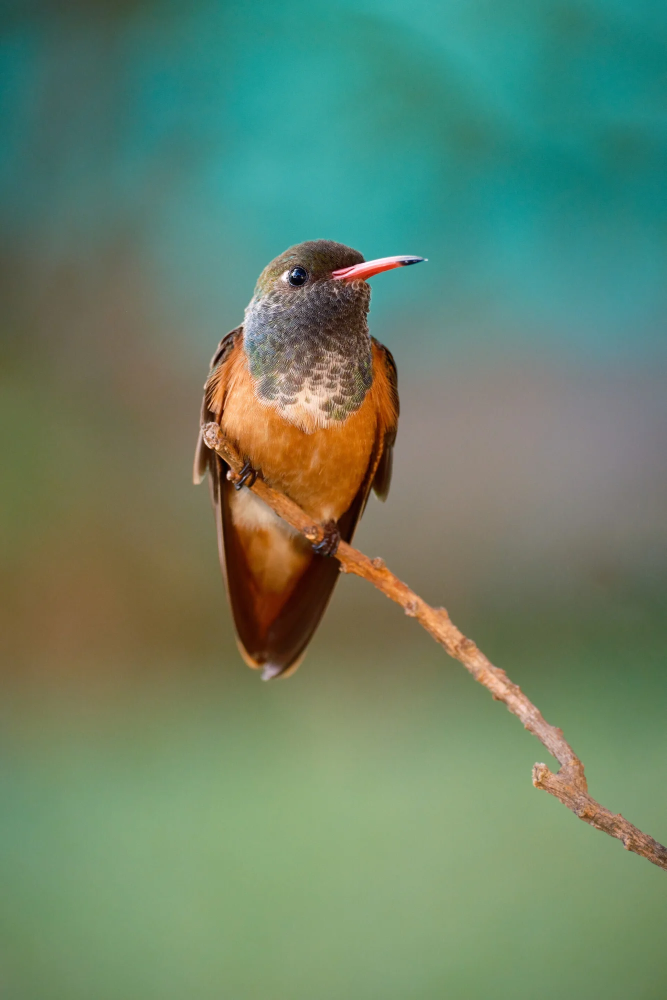
#> input picture bird.png, 1333 x 2000 px (shown at 1/2 size)
$ jupyter execute 'Difference of Gaussians.ipynb'
#> lines starting #> are read from the running program, lines starting #| are printed output that depends on the picture
[cell 1]
import cv2
import matplotlib.pyplot as plt
import numpy as np

[cell 2]
img = cv2.imread("bird.png")
#> img is the input picture: shape (2000, 1333, 3); mean B, G, R 105.7, 131.1, 104.4
img = cv2.cvtColor(img, cv2.COLOR_BGR2GRAY)
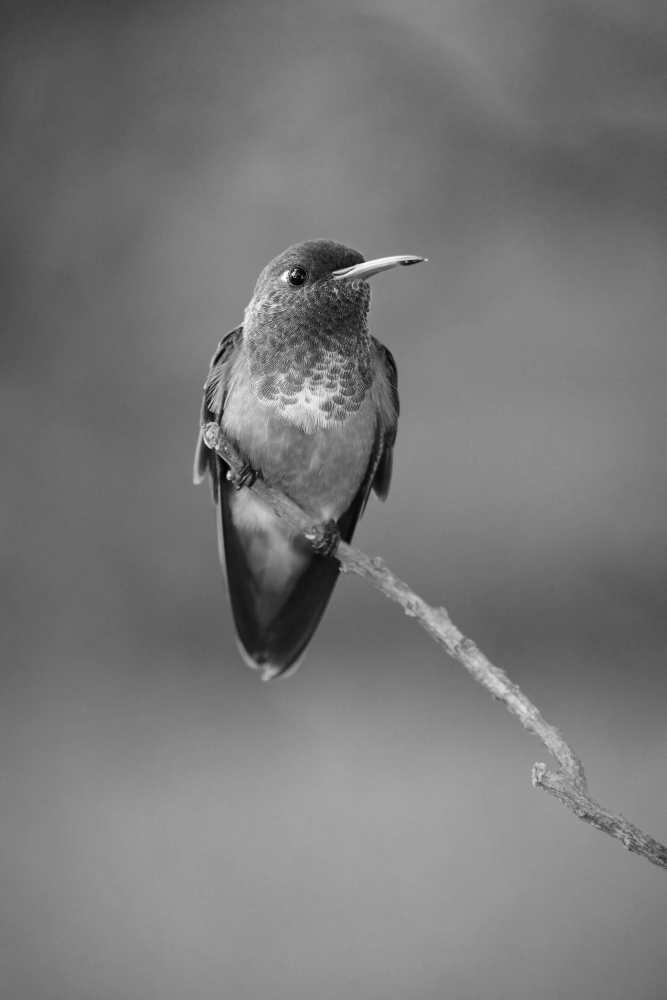
#> img: shape (2000, 1333) (shown at 1/2 size); min 0, max 255, mean 120.2
img = img.astype(np.float32)
img = cv2.resize(img, (224, 224))
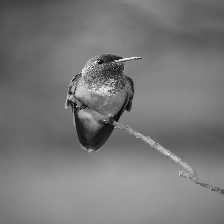
#> img: shape (224, 224) float32; min 3.42, max 251.6, mean 120.2
# output_img = np.zeros_like(img, dtype=np.float32)
output_img1 = img.copy()
output_img2 = img.copy()

[cell 3]
plt.imshow(img)

[cell 4]
# finding DoG of this image
# got these gaussian kernels from gpt nothing too complex

gaussian_sigma_0_8 = np.array([
    [0.0571, 0.1248, 0.0571],
    [0.1248, 0.2725, 0.1248],
    [0.0571, 0.1248, 0.0571]
])

# Gaussian kernel with sigma = 1.2
gaussian_sigma_1_2 = np.array([
    [0.0857, 0.1211, 0.0857],
    [0.1211, 0.1713, 0.1211],
    [0.0857, 0.1211, 0.0857]
])

[cell 5]
kernel_dim = 3
for i in range(kernel_dim//2, img.shape[0] - kernel_dim):
    for j in range(kernel_dim//2, img.shape[1] - kernel_dim):
        img_slice = img[i:i+kernel_dim, j:j+kernel_dim]
        sub = np.sum(gaussian_sigma_1_2 * img_slice)
        output_img1[i+kernel_dim//2, j+kernel_dim//2] = sub

[cell 6]
plt.imshow(output_img1)

[cell 7]
kernel_dim = 3
for i in range(kernel_dim//2, img.shape[0] - kernel_dim):
    for j in range(kernel_dim//2, img.shape[1] - kernel_dim):
        img_slice = img[i:i+kernel_dim, j:j+kernel_dim]
        sub = np.sum(gaussian_sigma_0_8 * img_slice)
        output_img1[i+kernel_dim//2, j+kernel_dim//2] = sub

[cell 8]
plt.imshow(output_img2)

[cell 9]
DoG = output_img2 - output_img1
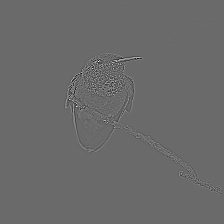
#> DoG: shape (224, 224) float32; min -85.99, max 119.5, mean 0; drawn with min black and max white

$ run again, with im0.png copied over bird.png
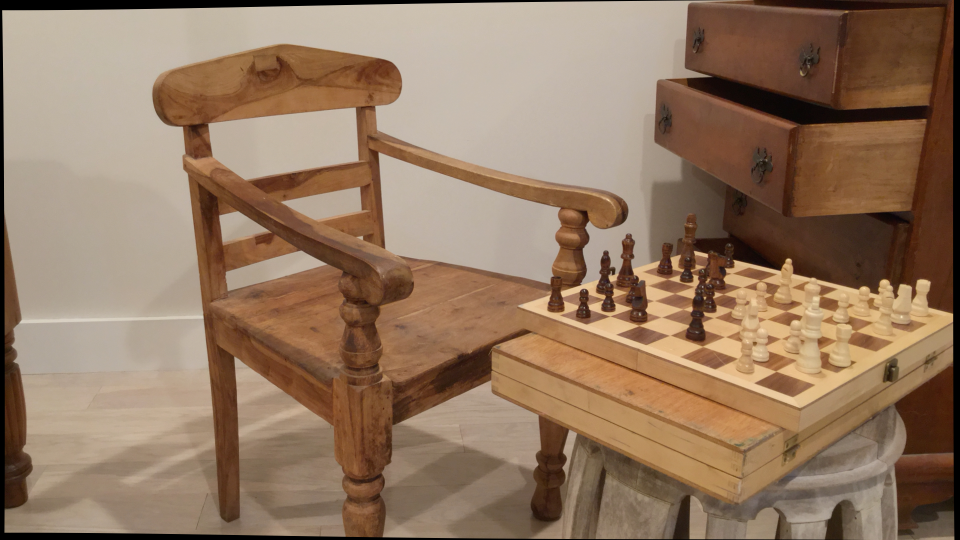
#> input picture im0.png, 1920 x 1080 px (shown at 1/2 size)
#> img is the input picture: shape (1080, 1920, 3); mean B, G, R 96.9, 120, 146.9
#> after the loop `for i in range(kernel_dim//2, img.shape[0] - kernel_dim):`:
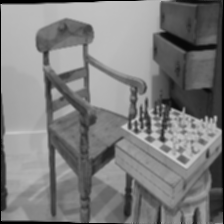
#> output_img1: shape (224, 224) float32; min 0, max 204.9, mean 125
#> `DoG = output_img2 - output_img1`:
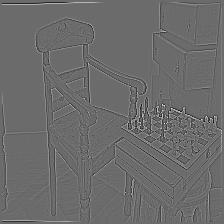
#> DoG: shape (224, 224) float32; min -67.87, max 92.74, mean 0.1; drawn with min black and max white

$ run again, with im1.png copied over bird.png
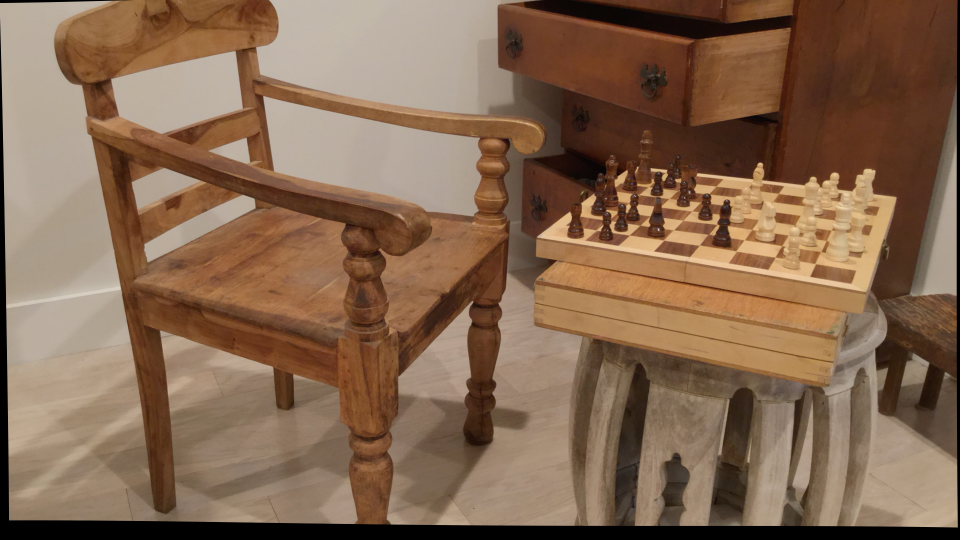
#> input picture im1.png, 1920 x 1080 px (shown at 1/2 size)
#> img is the input picture: shape (1080, 1920, 3); mean B, G, R 80.8, 103.9, 133
#> after the loop `for i in range(kernel_dim//2, img.shape[0] - kernel_dim):`:
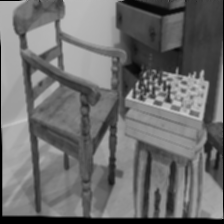
#> output_img1: shape (224, 224) float32; min 0, max 200.2, mean 109.6
#> `DoG = output_img2 - output_img1`:
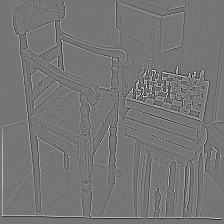
#> DoG: shape (224, 224) float32; min -64.44, max 74.81, mean 0; drawn with min black and max white
